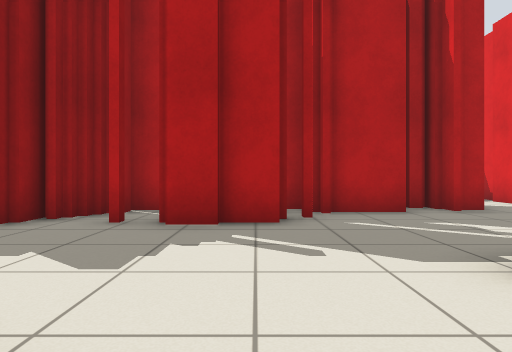
View 1 (above)

21 first-person views from a walk through a world built for the Player/Stage simulator. The camera is 0.72 m above the floor, looks level and sees 75° across. Floor lines are 1 m apart. The floor is counted in squares, 1 m on a side. Each view is taken from the middle of a square. On the plan, view 1 faces up. The plan holds only what a view shows up to about 10 squares ahead; the rest is blank. The robots in the file are not drawn.

View 2
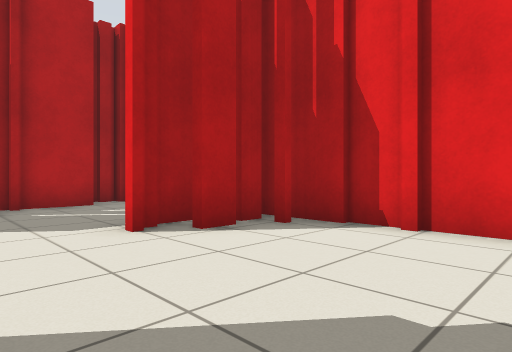

View 3
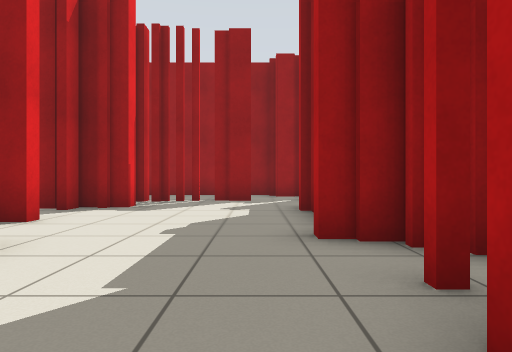

View 4
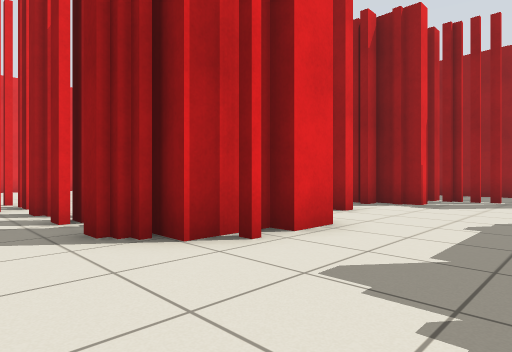

View 5
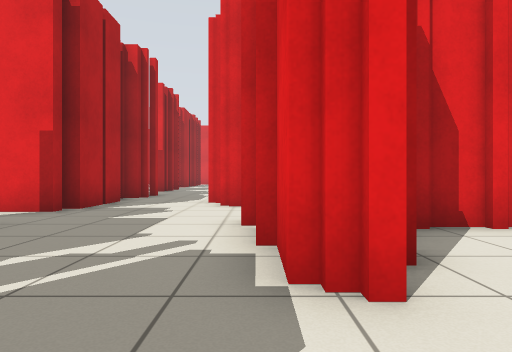

View 6
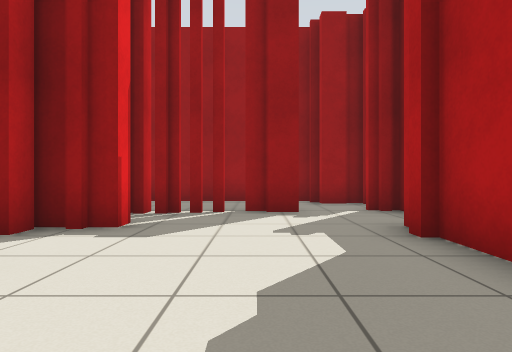

View 7
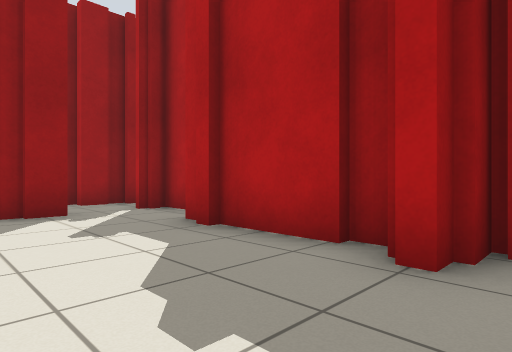

View 8
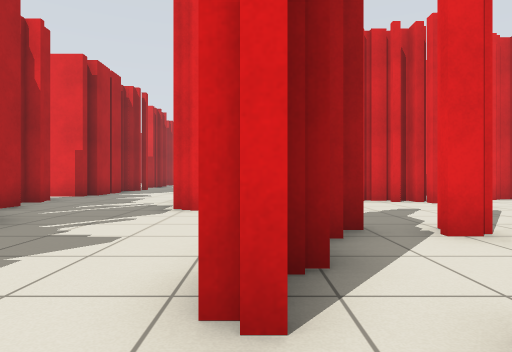

View 9
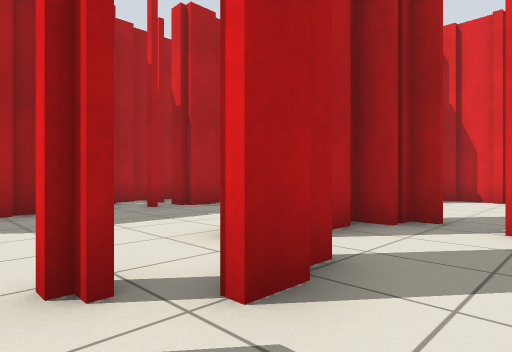

View 10
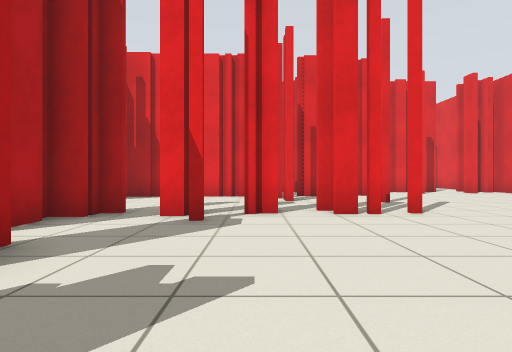

View 11
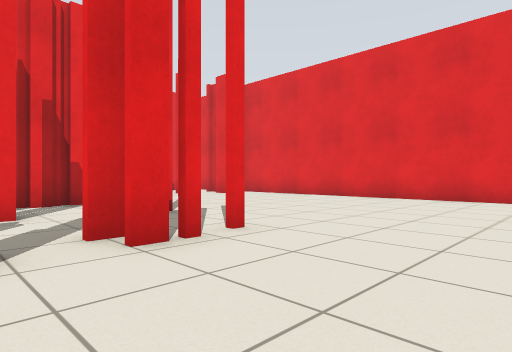

View 12
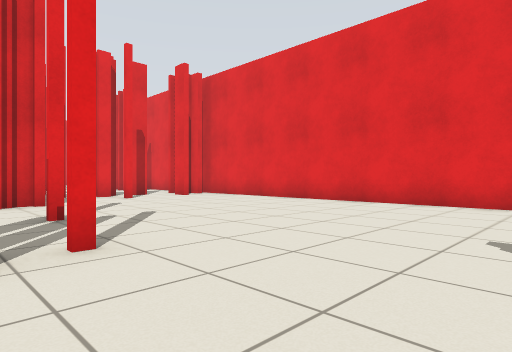

View 13
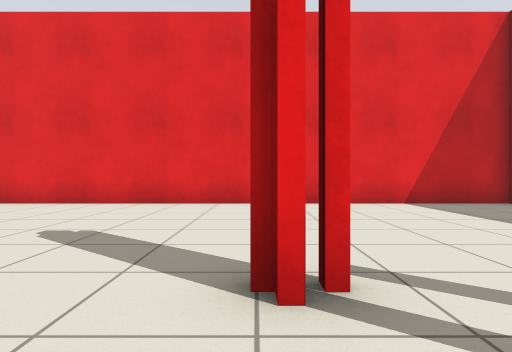

View 14
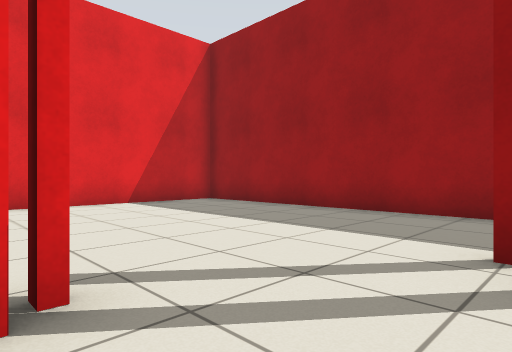

View 15
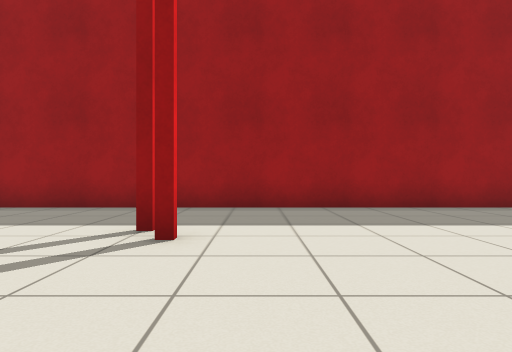

View 16
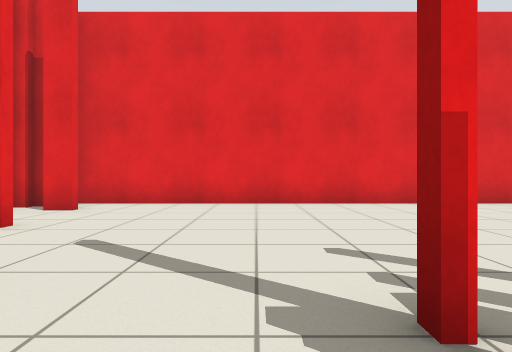

View 17
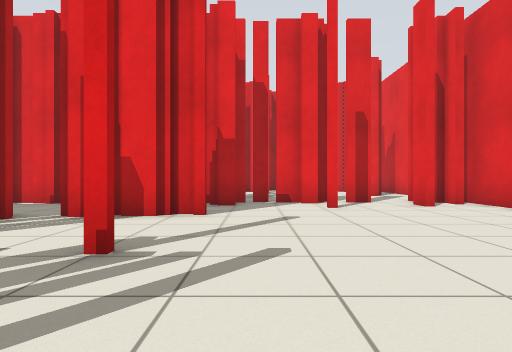

View 18
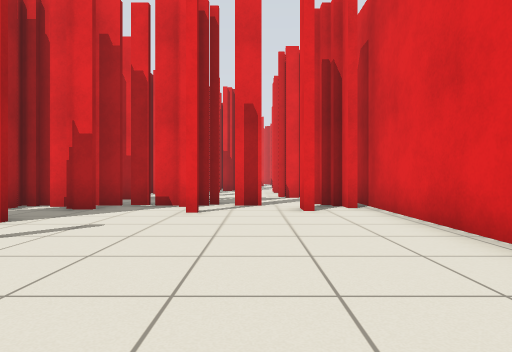

View 19
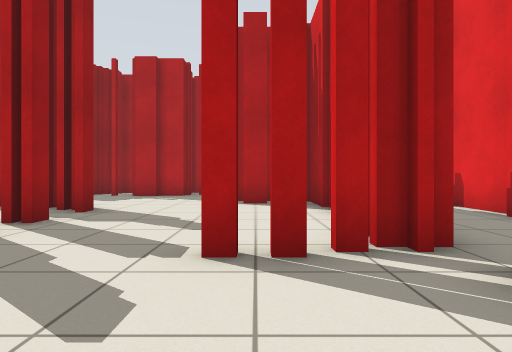

View 20
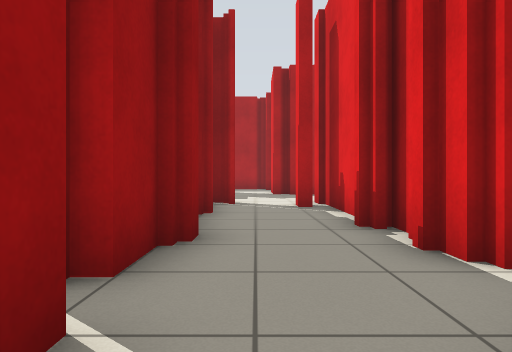

View 21
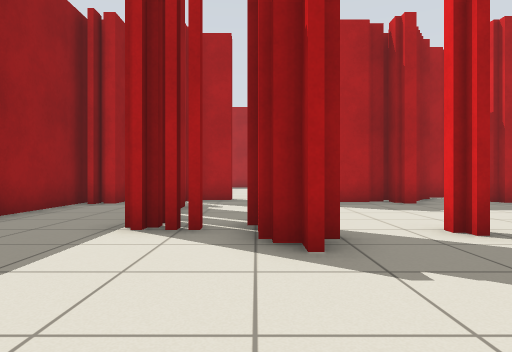

### Floor plan
Key: @ floor where view 1 was taken; # wall or solid block; x gap in a wall; . floor; T thing the floor can be seen under or through.
Columns run from 13 left of view 1 to 10 right of it. Each row starts with its distance up from view 1.
 10                     #
  9                    .#
  8                 ## .#
  7           #########.####
  6  #.##    ##.###.........
  5 ##....####..##..........
  4 #....................##
  3 #..x............###..#
  2 #..x...........####.##
  1 #..##T....###.....#..#
  0 #....TT.##..#@....#..#
 -1 #.................#..#
 -2 #...........#.....#..#
 -3 #............#...##..#
 -4 #...............##...#
 -5 #...#........#....#..#
 -6 #............#....#..#
 -7 #......#.......#..#..#
 -8 #....................#
 -9 #....................#
-10 #....................#
-11 #....................#
-12 #...................##
-13 #....................#
-14 ######################

Where each view was taken, in squares from view 1:
view 1: 0 up, 0 right, facing up
view 2: 2 down, 0 right, facing up-right
view 3: 4 up, 0 right, facing left
view 4: 4 up, 1 right, facing down-left
view 5: 3 up, 0 right, facing right
view 6: 3 up, 3 left, facing left
view 7: 2 up, 3 left, facing up-left
view 8: 1 up, 5 left, facing right
view 9: 2 down, 6 left, facing up-right
view 10: 3 down, 7 left, facing right
view 11: 3 down, 4 left, facing down-right
view 12: 5 down, 4 left, facing down-right
view 13: 5 down, 6 left, facing down
view 14: 5 down, 6 left, facing down-left
view 15: 4 down, 5 left, facing left
view 16: 5 down, 3 right, facing down
view 17: 8 down, 1 left, facing right
view 18: 11 down, 0 right, facing right
view 19: 7 down, 3 right, facing up
view 20: 6 down, 6 right, facing up
view 21: 4 down, 8 left, facing up
